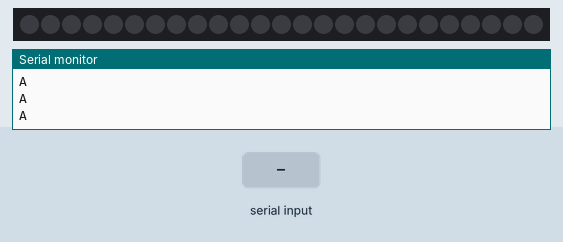
Recording of a sketch running on a simulated ATtiny85, built with avr-gcc and run on an emulated ATtiny85. Shown: 25 RGB LEDs in strip order, left to right, the last lines printed to the serial monitor. The inputs (shaded band) are chosen by the test bench.

Above: at 0.8 s.
0.9 s: "90,45\n" received over Serial
At 1.4 s:
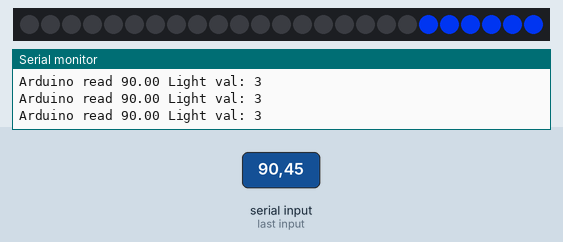
2.5 s: "30,150\n" received over Serial
Timing chart, 0 to 5.5 s (numbered marks = the images above; inputs shaded):
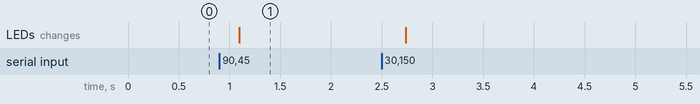

The sketch:

playbackPixelsColor.ino
```cpp
//Light libraries
#include "Adafruit_WS2801.h"
#include "SPI.h" // Comment out this line if using Trinket or Gemma
#ifdef __AVR_ATtiny85__
 #include <avr/power.h>
#endif

//math library
#include <math.h>

//Light initializing
uint8_t dataPin  = 2;    // Yellow wire on Adafruit Pixels
uint8_t clockPin = 3;    // Green wire on Adafruit Pixels

Adafruit_WS2801 strip = Adafruit_WS2801(25, dataPin, clockPin);


const int light_low = 3;
const int light_high = 24;
const int numlights = 25;
const int steady_lights = 3;
int light_val;

//color variables
uint32_t good_color = 511; //RGB 24 bit color 0x00BFFF. 701?
uint32_t bad_color = 767; //0xFF4500
uint32_t curr_color = good_color;

char inChar; // Data received from the serial port
String stringVal;
float floatVal;
const int COmin = 200; //multiply manually by sigMultiplier
const int COmax = 800; //multiply manually by sigMultiplier
const int sigMultiplier = 1;
void setup() {
   strip.begin();
  // Update LED contents, to start they are all 'off'
  strip.show();
   Serial.begin(9600); // Start serial communication at 9600 bps
   establishContact();
 }
 void loop() {

   if (Serial.available() > 0){
     inChar = Serial.read();
     if (inChar != '\n')
     {
       stringVal+=inChar;
     }
     floatVal = stringVal.toFloat();
   }
   else {
    stringVal = "";
    light_val = map(floatVal * sigMultiplier, COmin, COmax, light_low, light_high);
    light_val = constrain(light_val, light_low, light_high);
    //update color
    curr_color = map(floatVal * sigMultiplier, COmin, COmax, good_color, bad_color);
    constrain(curr_color, good_color, bad_color);
    convertColor();
    update_light_height();
    Serial.println("Arduino read " + String(floatVal) + " Light val: " + String(light_val));
   }
   delay(30);
}
void establishContact(){
  while (Serial.available()<=0){
    Serial.println("A");
    delay(10);
  }
}

void update_light_height()
{ //turn all except 3 off
  for(int i=0; i <= light_high; i++){
    strip.setPixelColor(i,0x000000);
  }
  for(int i=light_high; i >light_high - steady_lights; i--){
    strip.setPixelColor(i,curr_color);
  }
  //update to new value
  for (int i=light_high - steady_lights; i > light_high - steady_lights - light_val; i--)
 {
  strip.setPixelColor(i, curr_color);
 }
 strip.show();
}

void convertColor()
{
  byte redIntensity;
  byte greenIntensity;
  byte blueIntensity;

  if (curr_color <= 255)          // zone 1
  {
    redIntensity = 255 - curr_color;    // red goes from on to offcurr_colorcurr_color
    greenIntensity = curr_color;        // green goes from off to on
    blueIntensity = 0;             // blue is always off
  }
  else if (curr_color <= 511)     // zone 2
  {
    redIntensity = 0;                     // red is always off
    greenIntensity = 255 - (curr_color - 256); // green on to off
    blueIntensity = (curr_color - 256);        // blue off to on
  }
  else // color >= 512       // zone 3
  {
    redIntensity = (curr_color - 512);         // red off to on
    greenIntensity = 0;                   // green is always off
    blueIntensity = 255 - (curr_color - 512);  // blue on to off
  }

  //convert to hex
  curr_color = redIntensity;
  curr_color <<= 8;
  curr_color |= greenIntensity;
  curr_color <<= 8;
  curr_color |= blueIntensity;
}
```

Measured:
- after the input at 0.9 s, the LEDs: change after 0.19 s (image 1)
